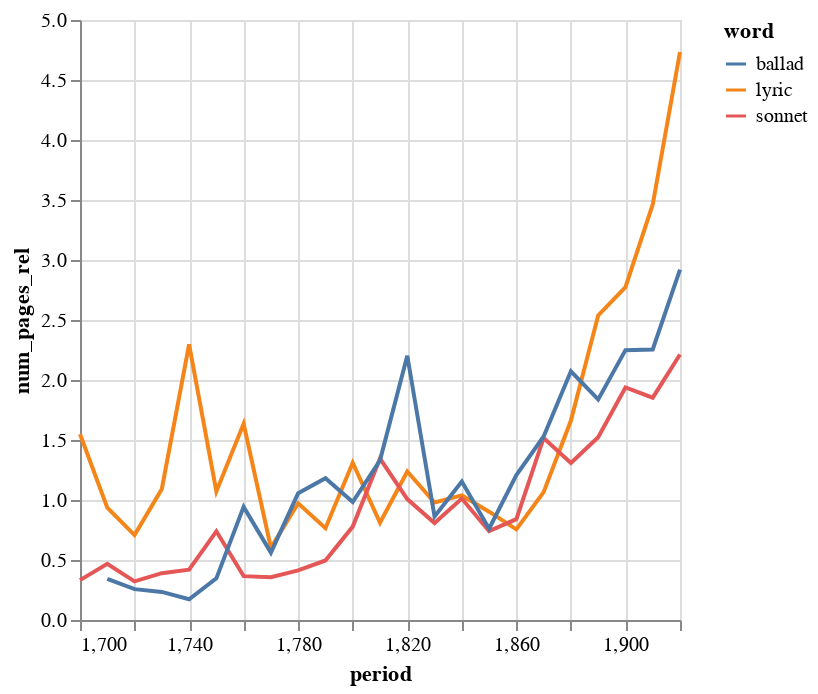
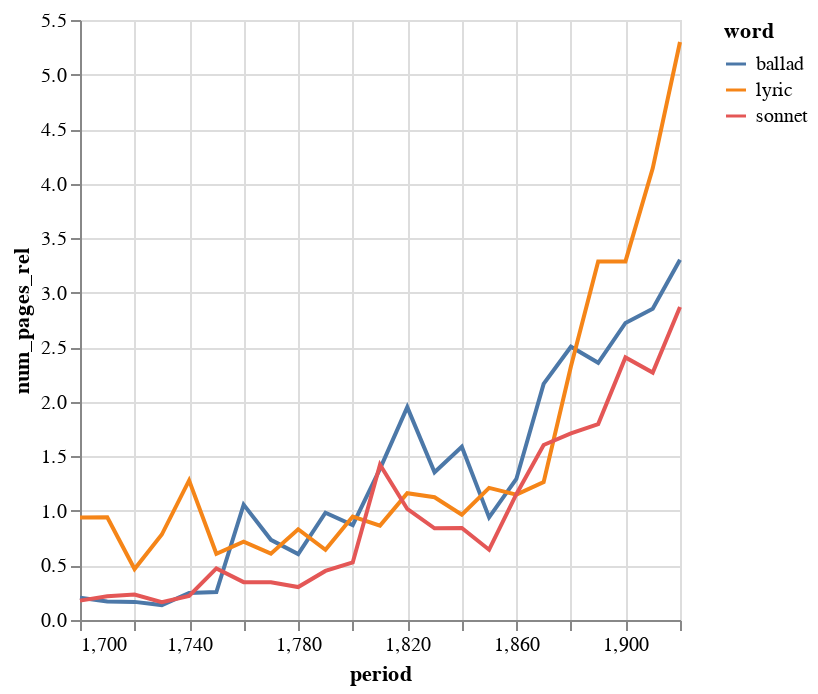

The code cell stored with these charts, in order, in its notebook:
### Code cell
display(fig2a)
display(fig2b)

### Figure 1 — Vega-Lite specification as saved in the notebook (floating-point values rounded to 4 significant figures)
{"config": {"view": {"continuousWidth": 300, "continuousHeight": 300}}, "data": {"name": "data-53db3c71304604957d1624fd9ea01a04"}, "mark": {"type": "line"}, "encoding": {"color": {"field": "word", "type": "nominal"}, "x": {"field": "period", "type": "quantitative"}, "y": {"field": "num_pages_rel", "type": "quantitative"}}, "$schema": "https://vega.github.io/schema/vega-lite/v5.16.3.json", "datasets": {"data-53db3c71304604957d1624fd9ea01a04": [{"period": 1700.0, "word": "lyric", "num_pages": 28, "num_pages_rel": 1.55}, {"period": 1700.0, "word": "sonnet", "num_pages": 6, "num_pages_rel": 0.332}, {"period": 1710.0, "word": "ballad", "num_pages": 11, "num_pages_rel": 0.3434}, {"period": 1710.0, "word": "lyric", "num_pages": 30, "num_pages_rel": 0.9366}, {"period": 1710.0, "word": "sonnet", "num_pages": 15, "num_pages_rel": 0.4683}, {"period": 1720.0, "word": "ballad", "num_pages": 8, "num_pages_rel": 0.2573}, {"period": 1720.0, "word": "lyric", "num_pages": 22, "num_pages_rel": 0.7076}, {"period": 1720.0, "word": "sonnet", "num_pages": 10, "num_pages_rel": 0.3216}, {"period": 1730.0, "word": "ballad", "num_pages": 9, "num_pages_rel": 0.234}, {"period": 1730.0, "word": "lyric", "num_pages": 42, "num_pages_rel": 1.092}, {"period": 1730.0, "word": "sonnet", "num_pages": 15, "num_pages_rel": 0.39}, {"period": 1740.0, "word": "ballad", "num_pages": 7, "num_pages_rel": 0.1729}, {"period": 1740.0, "word": "lyric", "num_pages": 93, "num_pages_rel": 2.297}, {"period": 1740.0, "word": "sonnet", "num_pages": 17, "num_pages_rel": 0.4199}, {"period": 1750.0, "word": "ballad", "num_pages": 23, "num_pages_rel": 0.347}, {"period": 1750.0, "word": "lyric", "num_pages": 71, "num_pages_rel": 1.071}, {"period": 1750.0, "word": "sonnet", "num_pages": 49, "num_pages_rel": 0.7393}, {"period": 1760.0, "word": "ballad", "num_pages": 98, "num_pages_rel": 0.9426}, {"period": 1760.0, "word": "lyric", "num_pages": 170, "num_pages_rel": 1.635}, {"period": 1760.0, "word": "sonnet", "num_pages": 38, "num_pages_rel": 0.3655}, {"period": 1770.0, "word": "ballad", "num_pages": 110, "num_pages_rel": 0.5614}, {"period": 1770.0, "word": "lyric", "num_pages": 118, "num_pages_rel": 0.6023}, {"period": 1770.0, "word": "sonnet", "num_pages": 70, "num_pages_rel": 0.3573}, {"period": 1780.0, "word": "ballad", "num_pages": 138, "num_pages_rel": 1.057}, {"period": 1780.0, "word": "lyric", "num_pages": 127, "num_pages_rel": 0.9727}, {"period": 1780.0, "word": "sonnet", "num_pages": 54, "num_pages_rel": 0.4136}, {"period": 1790.0, "word": "ballad", "num_pages": 224, "num_pages_rel": 1.182}, {"period": 1790.0, "word": "lyric", "num_pages": 145, "num_pages_rel": 0.7652}, {"period": 1790.0, "word": "sonnet", "num_pages": 94, "num_pages_rel": 0.4961}, {"period": 1800.0, "word": "ballad", "num_pages": 72, "num_pages_rel": 0.9831}, {"period": 1800.0, "word": "lyric", "num_pages": 96, "num_pages_rel": 1.311}, {"period": 1800.0, "word": "sonnet", "num_pages": 57, "num_pages_rel": 0.7783}, {"period": 1810.0, "word": "ballad", "num_pages": 92, "num_pages_rel": 1.331}, {"period": 1810.0, "word": "lyric", "num_pages": 56, "num_pages_rel": 0.81}, {"period": 1810.0, "word": "sonnet", "num_pages": 93, "num_pages_rel": 1.345}, {"period": 1820.0, "word": "ballad", "num_pages": 201, "num_pages_rel": 2.202}, {"period": 1820.0, "word": "lyric", "num_pages": 113, "num_pages_rel": 1.238}, {"period": 1820.0, "word": "sonnet", "num_pages": 92, "num_pages_rel": 1.008}, {"period": 1830.0, "word": "ballad", "num_pages": 96, "num_pages_rel": 0.8625}, {"period": 1830.0, "word": "lyric", "num_pages": 109, "num_pages_rel": 0.9793}, {"period": 1830.0, "word": "sonnet", "num_pages": 90, "num_pages_rel": 0.8086}, {"period": 1840.0, "word": "ballad", "num_pages": 179, "num_pages_rel": 1.154}, {"period": 1840.0, "word": "lyric", "num_pages": 161, "num_pages_rel": 1.038}, {"period": 1840.0, "word": "sonnet", "num_pages": 157, "num_pages_rel": 1.012}, {"period": 1850.0, "word": "ballad", "num_pages": 150, "num_pages_rel": 0.7606}, {"period": 1850.0, "word": "lyric", "num_pages": 178, "num_pages_rel": 0.9025}, {"period": 1850.0, "word": "sonnet", "num_pages": 146, "num_pages_rel": 0.7403}, {"period": 1860.0, "word": "ballad", "num_pages": 256, "num_pages_rel": 1.209}, {"period": 1860.0, "word": "lyric", "num_pages": 160, "num_pages_rel": 0.7553}, {"period": 1860.0, "word": "sonnet", "num_pages": 178, "num_pages_rel": 0.8403}, {"period": 1870.0, "word": "ballad", "num_pages": 356, "num_pages_rel": 1.53}, {"period": 1870.0, "word": "lyric", "num_pages": 248, "num_pages_rel": 1.066}, {"period": 1870.0, "word": "sonnet", "num_pages": 353, "num_pages_rel": 1.517}, {"period": 1880.0, "word": "ballad", "num_pages": 733, "num_pages_rel": 2.072}, {"period": 1880.0, "word": "lyric", "num_pages": 588, "num_pages_rel": 1.662}, {"period": 1880.0, "word": "sonnet", "num_pages": 463, "num_pages_rel": 1.309}, {"period": 1890.0, "word": "ballad", "num_pages": 714, "num_pages_rel": 1.838}, {"period": 1890.0, "word": "lyric", "num_pages": 986, "num_pages_rel": 2.538}, {"period": 1890.0, "word": "sonnet", "num_pages": 592, "num_pages_rel": 1.524}, {"period": 1900.0, "word": "ballad", "num_pages": 1208, "num_pages_rel": 2.249}, {"period": 1900.0, "word": "lyric", "num_pages": 1490, "num_pages_rel": 2.774}, {"period": 1900.0, "word": "sonnet", "num_pages": 1041, "num_pages_rel": 1.938}, {"period": 1910.0, "word": "ballad", "num_pages": 1162, "num_pages_rel": 2.254}, {"period": 1910.0, "word": "lyric", "num_pages": 1785, "num_pages_rel": 3.463}, {"period": 1910.0, "word": "sonnet", "num_pages": 955, "num_pages_rel": 1.853}, {"period": 1920.0, "word": "ballad", "num_pages": 652, "num_pages_rel": 2.92}, {"period": 1920.0, "word": "lyric", "num_pages": 1057, "num_pages_rel": 4.733}, {"period": 1920.0, "word": "sonnet", "num_pages": 494, "num_pages_rel": 2.212}]}}

### Figure 2 — Vega-Lite specification as saved in the notebook (floating-point values rounded to 4 significant figures)
{"config": {"view": {"continuousWidth": 300, "continuousHeight": 300}}, "data": {"name": "data-e32c208608559347d59dbccf34401cfc"}, "mark": {"type": "line"}, "encoding": {"color": {"field": "word", "type": "nominal"}, "x": {"field": "period", "type": "quantitative"}, "y": {"field": "num_pages_rel", "type": "quantitative"}}, "$schema": "https://vega.github.io/schema/vega-lite/v5.16.3.json", "datasets": {"data-e32c208608559347d59dbccf34401cfc": [{"period": 1700.0, "word": "ballad", "num_pages": 16, "num_pages_rel": 0.2031}, {"period": 1700.0, "word": "lyric", "num_pages": 74, "num_pages_rel": 0.9396}, {"period": 1700.0, "word": "sonnet", "num_pages": 14, "num_pages_rel": 0.1778}, {"period": 1710.0, "word": "ballad", "num_pages": 32, "num_pages_rel": 0.1691}, {"period": 1710.0, "word": "lyric", "num_pages": 178, "num_pages_rel": 0.9408}, {"period": 1710.0, "word": "sonnet", "num_pages": 41, "num_pages_rel": 0.2167}, {"period": 1720.0, "word": "ballad", "num_pages": 27, "num_pages_rel": 0.166}, {"period": 1720.0, "word": "lyric", "num_pages": 76, "num_pages_rel": 0.4673}, {"period": 1720.0, "word": "sonnet", "num_pages": 38, "num_pages_rel": 0.2337}, {"period": 1730.0, "word": "ballad", "num_pages": 26, "num_pages_rel": 0.1367}, {"period": 1730.0, "word": "lyric", "num_pages": 149, "num_pages_rel": 0.7835}, {"period": 1730.0, "word": "sonnet", "num_pages": 31, "num_pages_rel": 0.163}, {"period": 1740.0, "word": "ballad", "num_pages": 55, "num_pages_rel": 0.2478}, {"period": 1740.0, "word": "lyric", "num_pages": 284, "num_pages_rel": 1.28}, {"period": 1740.0, "word": "sonnet", "num_pages": 49, "num_pages_rel": 0.2208}, {"period": 1750.0, "word": "ballad", "num_pages": 78, "num_pages_rel": 0.256}, {"period": 1750.0, "word": "lyric", "num_pages": 185, "num_pages_rel": 0.6073}, {"period": 1750.0, "word": "sonnet", "num_pages": 144, "num_pages_rel": 0.4727}, {"period": 1760.0, "word": "ballad", "num_pages": 585, "num_pages_rel": 1.057}, {"period": 1760.0, "word": "lyric", "num_pages": 397, "num_pages_rel": 0.7176}, {"period": 1760.0, "word": "sonnet", "num_pages": 192, "num_pages_rel": 0.347}, {"period": 1770.0, "word": "ballad", "num_pages": 745, "num_pages_rel": 0.735}, {"period": 1770.0, "word": "lyric", "num_pages": 616, "num_pages_rel": 0.6078}, {"period": 1770.0, "word": "sonnet", "num_pages": 350, "num_pages_rel": 0.3453}, {"period": 1780.0, "word": "ballad", "num_pages": 476, "num_pages_rel": 0.6038}, {"period": 1780.0, "word": "lyric", "num_pages": 656, "num_pages_rel": 0.8321}, {"period": 1780.0, "word": "sonnet", "num_pages": 238, "num_pages_rel": 0.3019}, {"period": 1790.0, "word": "ballad", "num_pages": 1115, "num_pages_rel": 0.9834}, {"period": 1790.0, "word": "lyric", "num_pages": 729, "num_pages_rel": 0.643}, {"period": 1790.0, "word": "sonnet", "num_pages": 510, "num_pages_rel": 0.4498}, {"period": 1800.0, "word": "ballad", "num_pages": 430, "num_pages_rel": 0.8693}, {"period": 1800.0, "word": "lyric", "num_pages": 469, "num_pages_rel": 0.9481}, {"period": 1800.0, "word": "sonnet", "num_pages": 261, "num_pages_rel": 0.5276}, {"period": 1810.0, "word": "ballad", "num_pages": 650, "num_pages_rel": 1.386}, {"period": 1810.0, "word": "lyric", "num_pages": 406, "num_pages_rel": 0.8655}, {"period": 1810.0, "word": "sonnet", "num_pages": 668, "num_pages_rel": 1.424}, {"period": 1820.0, "word": "ballad", "num_pages": 1148, "num_pages_rel": 1.951}, {"period": 1820.0, "word": "lyric", "num_pages": 684, "num_pages_rel": 1.163}, {"period": 1820.0, "word": "sonnet", "num_pages": 599, "num_pages_rel": 1.018}, {"period": 1830.0, "word": "ballad", "num_pages": 899, "num_pages_rel": 1.355}, {"period": 1830.0, "word": "lyric", "num_pages": 747, "num_pages_rel": 1.126}, {"period": 1830.0, "word": "sonnet", "num_pages": 558, "num_pages_rel": 0.8408}, {"period": 1840.0, "word": "ballad", "num_pages": 1554, "num_pages_rel": 1.589}, {"period": 1840.0, "word": "lyric", "num_pages": 945, "num_pages_rel": 0.966}, {"period": 1840.0, "word": "sonnet", "num_pages": 826, "num_pages_rel": 0.8444}, {"period": 1850.0, "word": "ballad", "num_pages": 1292, "num_pages_rel": 0.9405}, {"period": 1850.0, "word": "lyric", "num_pages": 1664, "num_pages_rel": 1.211}, {"period": 1850.0, "word": "sonnet", "num_pages": 885, "num_pages_rel": 0.6442}, {"period": 1860.0, "word": "ballad", "num_pages": 1670, "num_pages_rel": 1.293}, {"period": 1860.0, "word": "lyric", "num_pages": 1484, "num_pages_rel": 1.149}, {"period": 1860.0, "word": "sonnet", "num_pages": 1490, "num_pages_rel": 1.154}, {"period": 1870.0, "word": "ballad", "num_pages": 2696, "num_pages_rel": 2.164}, {"period": 1870.0, "word": "lyric", "num_pages": 1574, "num_pages_rel": 1.263}, {"period": 1870.0, "word": "sonnet", "num_pages": 1999, "num_pages_rel": 1.605}, {"period": 1880.0, "word": "ballad", "num_pages": 4828, "num_pages_rel": 2.505}, {"period": 1880.0, "word": "lyric", "num_pages": 4477, "num_pages_rel": 2.323}, {"period": 1880.0, "word": "sonnet", "num_pages": 3298, "num_pages_rel": 1.711}, {"period": 1890.0, "word": "ballad", "num_pages": 3933, "num_pages_rel": 2.358}, {"period": 1890.0, "word": "lyric", "num_pages": 5482, "num_pages_rel": 3.287}, {"period": 1890.0, "word": "sonnet", "num_pages": 2996, "num_pages_rel": 1.796}, {"period": 1900.0, "word": "ballad", "num_pages": 6082, "num_pages_rel": 2.723}, {"period": 1900.0, "word": "lyric", "num_pages": 7343, "num_pages_rel": 3.287}, {"period": 1900.0, "word": "sonnet", "num_pages": 5376, "num_pages_rel": 2.407}, {"period": 1910.0, "word": "ballad", "num_pages": 5612, "num_pages_rel": 2.853}, {"period": 1910.0, "word": "lyric", "num_pages": 8145, "num_pages_rel": 4.14}, {"period": 1910.0, "word": "sonnet", "num_pages": 4461, "num_pages_rel": 2.268}, {"period": 1920.0, "word": "ballad", "num_pages": 2845, "num_pages_rel": 3.303}, {"period": 1920.0, "word": "lyric", "num_pages": 4564, "num_pages_rel": 5.298}, {"period": 1920.0, "word": "sonnet", "num_pages": 2472, "num_pages_rel": 2.87}]}}
